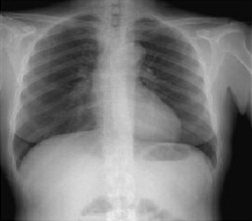
#> input picture HW3/1.bmp, 252 x 221 px
$ python q1.py
#> lines starting #> are read from the running program, lines starting #| are printed output that depends on the picture
import numpy as np
import cv2
import matplotlib.pyplot as plt


def DFT1D(signal):
    N = len(signal)
    X = np.zeros(N, dtype=complex)
    for u in range(N):
        s = 0
        for x in range(N):
            angle = -2j * np.pi * ((u * x) / N)
            s += signal[x] * np.exp(angle)
        X[u] = s
    return X


def IDFT1D(X):
    N = len(X)
    x = np.zeros(N, dtype=complex)
    for n in range(N):
        s = 0
        for k in range(N):
            angle = 2j * np.pi * (k * n) / N
            s += X[k] * np.exp(angle)
        x[n] = s / N
    return x


def DFT2D(img):
    M, N = img.shape

    row_trans = np.zeros((M, N), dtype=complex)
    for x in range(M):
        row_trans[x, :] = DFT1D(img[x, :])

    F = np.zeros((M, N), dtype=complex)
    for y in range(N):
        F[:, y] = DFT1D(row_trans[:, y])
    return F


def IDFT2D(F):
    M, N = F.shape
    temp = np.zeros((M, N), dtype=complex)

    for j in range(N):
        temp[:, j] = IDFT1D(F[:, j])

    img = np.zeros((M, N), dtype=complex)
    for i in range(M):
        img[i, :] = IDFT1D(temp[i, :])

    return img.real


def shift_image(img):
    M, N = img.shape
#> M = 221; N = 252
    out = np.zeros_like(img, dtype=float)
    for x in range(M):
        for y in range(N):
            out[x, y] = img[x, y] * ((-1) ** (x + y))
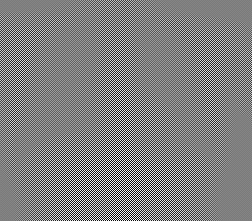
#> out: shape (221, 252) float64; min -240, max 238, mean 0; drawn with min black and max white
    return out


def generate_periodic_noise(M, N, A=50, k1=15, k2=15):
    noise = np.zeros((M, N))
    for u in range(M):
        for v in range(N):
            noise[u, v] = A * np.cos(2 * np.pi * (k1 * u / M + k2 * v / N))
    return noise


img = cv2.imread("1.bmp", 0).astype(float)


f = shift_image(img)

F = DFT2D(f)
#> (the run stopped early here; a loop or call above may not have finished)
